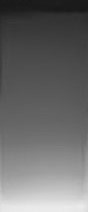
%> input picture Pine.JPG, 88 x 212 px
$ octave HeatTransferScript.m   (GNU Octave 9; MATLAB toolbox functions it lacks are replaced by stand-ins)
%> lines starting %> are read from the running program, lines starting %| are printed output that depends on the picture
### calculateHeatTransfer.m
function [qTotal, q1, q2] = calculateHeatTransfer(imageFileName, maxTemp, minTemp, kValues, lValues, areaCont, deltaTValues)
%> called with imageFileName = 'Pine.JPG', maxTemp = 110, minTemp = 26.39, kValues = 0.165, lValues = [0.0279 0.0256], areaCont = 0.000651, deltaTValues = [59.2 39.5 19.7]
%CALCULATEHEATTRANSFER Calculates heat transfer from a color IR image
%   Detailed explanation goes here

%TODO: Clairify outputs of this function & complete their calculation   1x`

%Import Image
colorImage = imread(imageFileName);
%> colorImage is the input picture: size 212x88x3 uint8; min 24, max 236, mean 106.7

%Turn to grayscale
grayscaleImage = rgb2gray(colorImage);

%Calculate average value over row in image
averageValuePerRow = mean(grayscaleImage, 2);
%> averageValuePerRow = 212 values, max 232.3 at index 212, min 26.88 at index 6, mean 106.7

%Set Min Max Temp
T_min = minTemp;
T_max = maxTemp;


%Set Pixel Values with Min Max Temp
scaledValuePerRow = T_min + (T_max - T_min) * (averageValuePerRow - min(averageValuePerRow)) / (max(averageValuePerRow) - min(averageValuePerRow));
%> scaledValuePerRow = 212 values, max 110 at index 212, min 26.39 at index 6, mean 58.87

%Plot Temp vs pixel value (MAY NEED FIX)
plot(1:length(scaledValuePerRow), scaledValuePerRow);
title(imageFileName);
hold on;

%Create variable for each material k value
k1 = kValues(1);
if length(kValues) > 1
    k2 = kValues(2);
end

%Create variable for delta t value for each material
deltaT1 = deltaTValues(2);
deltaT2 = deltaTValues(3);
deltaTTotal = deltaTValues(1);

%Calculate thermal resistance
L1 = lValues(1);
L2 = lValues(2);

rConductivity1 = rCond(L1, k1, areaCont);
if length(kValues) > 1
    rConductivity2 = rCond(L2, k2, areaCont);
    rSum = rConductivity2 + rConductivity1;
else
    rSum = rConductivity1 * 2;
end


%Calculate q,cond value for each material
q1 = qCond(deltaT1, rConductivity1);
if length(kValues) > 1
    q2 = qCond(deltaT2, rConductivity2);
else
    q2 = qCond(deltaT2, rConductivity1);
end


%Calculate q,cond,total for all materials
qTotal = qCond(deltaTTotal, rSum);

end

### qCond.m
function [heatConduction] = qCond(deltaT, r)
%QCOND Summary of this function goes here
%   Detailed explanation goes here

heatConduction = deltaT / r;

end

### rCond.m
function [rValue] = rCond(length, kValue, Area)
%RCOND Summary of this function goes here
%   Detailed explanation goes here
rValue = (length) / (kValue*Area);
end

### HeatTransferScript.m
kValues = [0.165, 0.175, 0.25];

minTempExp1 = 26.39;
maxTempExp1 = 110;
lValuesExp1 = [0.02786, 0.02562];
areaContExp1 = 0.0262 * 0.02483;
deltaTExp1 = [59.2, 39.5, 19.7];

minTempExp2 = 27.56;
maxTempExp2 = 106.11;
lValuesExp2 = [0.02538, 0.02563];
areaContExp2 = 0.02440 * 0.02443;
deltaTExp2 = [57, 39.1, 12.9];

minTempExp3 = 28.4;
maxTempExp3 = 102.78;
lValuesExp3 = [0.02566, 0.02564];
areaContExp3 = 0.02488 * 0.02507;
kValuesExp3 = [kValues(1), kValues(3)];
deltaTExp3 = [53.4, 40.6, 8.1];

figure(1);
[qTotalExp1, q1Exp1, q2Exp1] = calculateHeatTransfer('Pine.JPG', maxTempExp1, minTempExp1, kValues(1), lValuesExp1, areaContExp1, deltaTExp1);
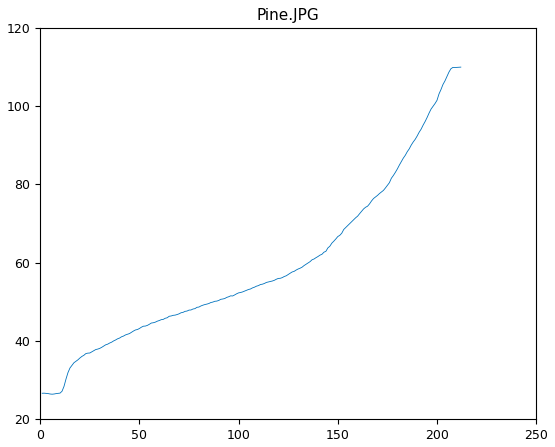
%> figure redrawn from the program's plot data; curve peaks at x = 212, y = 110
figure(2);
[qTotalExp2, q1Exp2, q2Exp2] = calculateHeatTransfer('Oak.JPG', maxTempExp2, minTempExp2, kValues(2), lValuesExp2, areaContExp2, deltaTExp2);
%> call 2 of calculateHeatTransfer, with imageFileName = 'Oak.JPG', maxTemp = 106.1, minTemp = 27.56, kValues = 0.175, lValues = [0.0254 0.0256], areaCont = 0.000596, deltaTValues = [57 39.1 12.9]
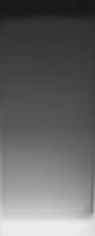
%> input picture Oak.JPG, 95 x 236 px
%> in calculateHeatTransfer, colorImage is the input picture: size 236x95x3 uint8; min 23, max 237, mean 102.9
%> in calculateHeatTransfer (call 2), `averageValuePerRow = mean(grayscaleImage, 2);`: averageValuePerRow = 236 values, max 233.8 at index 226, min 25.37 at index 6, mean 102.9
%> in calculateHeatTransfer (call 2), `scaledValuePerRow = T_min + (T_max - T_min) * (averageValuePerRow - mi..`: scaledValuePerRow = 236 values, max 106.1 at index 226, min 27.56 at index 6, mean 56.79
%> figure, not shown here; curve peaks at x = 226, y = 106.1
figure(3);
[qTotalExp3, q1Exp3, q2Exp3] = calculateHeatTransfer('PineNylon.JPG', maxTempExp3, minTempExp3, kValuesExp3, lValuesExp3, areaContExp3, deltaTExp3);
%> call 3 of calculateHeatTransfer, with imageFileName = 'PineNylon.JPG', maxTemp = 102.8, minTemp = 28.4, kValues = [0.165 0.25], lValues = [0.0257 0.0256], areaCont = 0.000624, deltaTValues = [53.4 40.6 8.1]
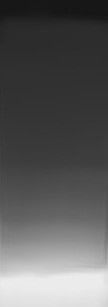
%> input picture PineNylon.JPG, 108 x 307 px
%> in calculateHeatTransfer, colorImage is the input picture: size 307x108x3 uint8; min 22, max 237, mean 92.2
%> in calculateHeatTransfer (call 3), `averageValuePerRow = mean(grayscaleImage, 2);`: averageValuePerRow = 307 values, max 234.7 at index 284, min 23.07 at index 1, mean 92.16
%> in calculateHeatTransfer (call 3), `scaledValuePerRow = T_min + (T_max - T_min) * (averageValuePerRow - mi..`: scaledValuePerRow = 307 values, max 102.8 at index 284, min 28.4 at index 1, mean 52.68
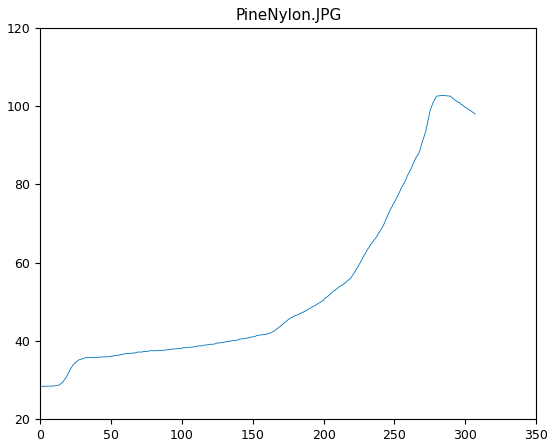
%> figure redrawn from the program's plot data; curve peaks at x = 284, y = 102.8
